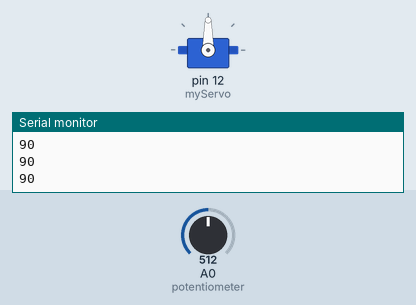
This sketch was run on a simulated Arduino Uno, built with avr-gcc and run on an emulated ATmega328P. On the bench: servo, the last lines printed to the serial monitor. Inputs (shaded band) come from the test bench; at power-on: A0 (potentiometer) = 512.

Above: at 1.2 s.
1.3 s: A0 (potentiometer) set to 716
At 1.8 s:
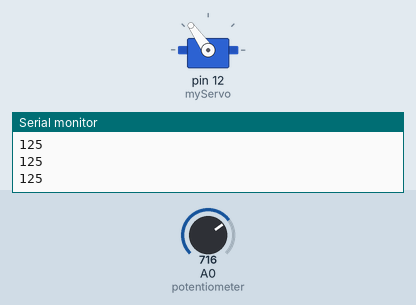
2.8 s: A0 (potentiometer) set to 900
At 3.4 s:
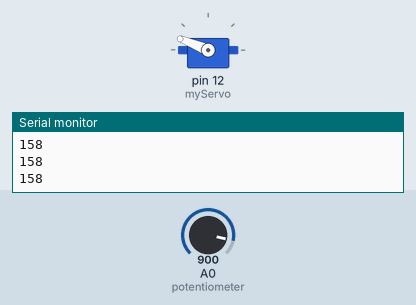
4.3 s: A0 (potentiometer) set to 1023
At 5.0 s:
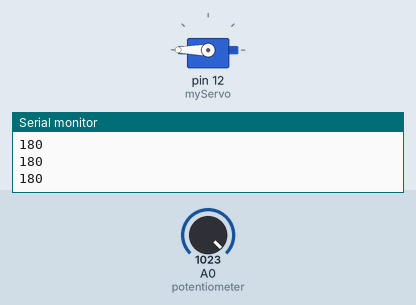
5.8 s: A0 (potentiometer) set to 306
At 6.5 s:
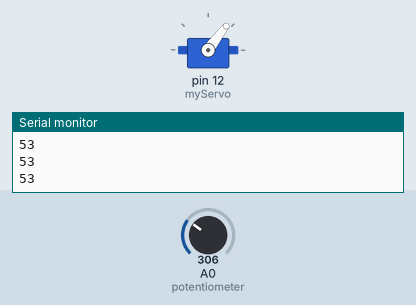
7.3 s: A0 (potentiometer) set to 122
At 8.5 s:
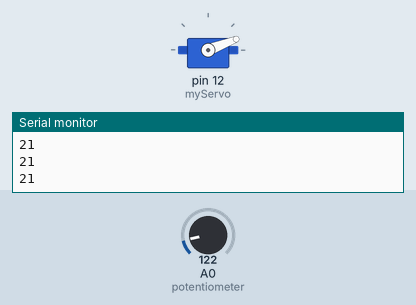
8.8 s: A0 (potentiometer) set to 0
At 10.2 s:
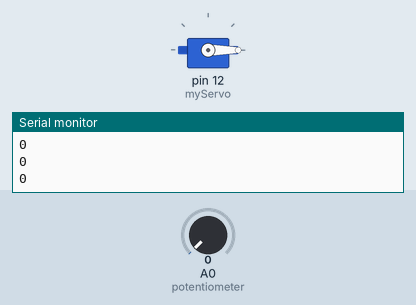
Timing chart, 0 to 11.3 s (numbered marks = the images above; inputs shaded):
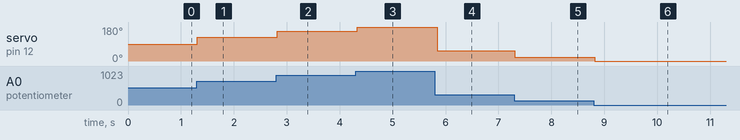

Measured:
- after the input at 1.3 s, servo on pin 12 (myServo): 90° → 125° at once
- after the input at 2.8 s, servo on pin 12 (myServo): 125° → 158° at once
- after the input at 4.3 s, servo on pin 12 (myServo): 158° → 180° at once
- after the input at 5.8 s, servo on pin 12 (myServo): 180° → 53° after 0.05 s
- after the input at 7.3 s, servo on pin 12 (myServo): 53° → 21° at once
- after the input at 8.8 s, servo on pin 12 (myServo): 21° → 0° at once

The sketch:

sketch_7-3.ino
```cpp
#include <Servo.h>

Servo myServo;

void setup() {
  Serial.begin(9600);     // Serial communication
  myServo.attach(12);     // Control servo motor using digital pin 12
}

// Variable to store potentiometer output value
int val;
int angle;

void loop() {
  val = analogRead(A0);               // Read potentiometer value
  angle = map(val, 0, 1023, 0, 180);  // Map 0~1023 to 0~180 degrees

  myServo.write(angle);               // Move servo to mapped angle
  Serial.println(angle);              // Print angle on serial monitor
  delay(50);
}
```
